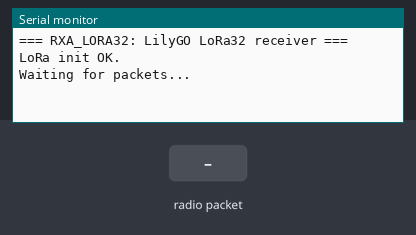
The sketch below on a simulated ESP32. Parts: the last lines printed to the serial monitor. The test bench sets the inputs (shaded band). No radio packets arrive unless stated.

Above: at 2.7 s.
2.8 s: radio packet "1" arrives
At 3.2 s:
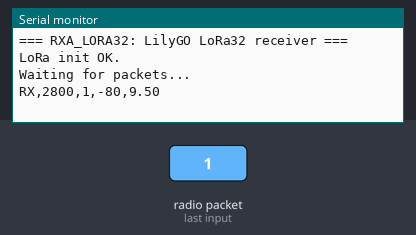
4.3 s: radio packet "0" arrives
At 5.5 s:
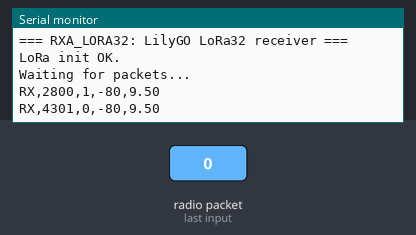
5.8 s: radio packet "2" arrives
At 6.7 s:
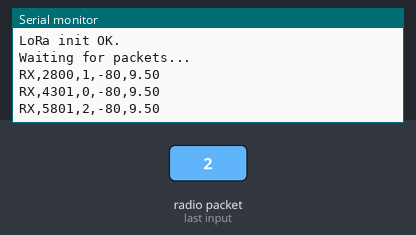

Measured:
- after the input at 2.8 s, the serial monitor: prints a new line at once (image 1)
- after the input at 4.3 s, the serial monitor: prints a new line at once (image 2)
- after the input at 5.8 s, the serial monitor: prints a new line at once (image 3)

The sketch:

first_radio_link_RX_A_LORA32.ino
```cpp
#include <SPI.h>
#include <LoRa.h>

// RXA: LilyGO LoRa32 / T3-style pin mapping
#define LORA_SCK   5
#define LORA_MISO 19
#define LORA_MOSI 27
#define LORA_SS   18
#define LORA_RST  14
#define LORA_DIO0 26

// North America / Canada ISM band
#define LORA_BAND 915E6

const char* RX_ID = "RXA_LORA32";
const char* RX_BOARD = "LilyGO LoRa32 receiver";

void setup() {
  Serial.begin(115200);
  delay(1500);

  Serial.println();
  Serial.print("=== ");
  Serial.print(RX_ID);
  Serial.print(": ");
  Serial.print(RX_BOARD);
  Serial.println(" ===");

  SPI.begin(LORA_SCK, LORA_MISO, LORA_MOSI, LORA_SS);
  LoRa.setPins(LORA_SS, LORA_RST, LORA_DIO0);

  if (!LoRa.begin(LORA_BAND)) {
    Serial.println("LoRa init failed. Check pins, antenna, and board type.");
    while (true) {
      delay(1000);
    }
  }


  Serial.println("LoRa init OK.");
  Serial.println("Waiting for packets...");
}

void loop() {
  int packetSize = LoRa.parsePacket();

  if (packetSize) {
    String payload = "";

    while (LoRa.available()) {
      payload += (char)LoRa.read();
    }

    Serial.print("RX,");
    Serial.print(millis());
    Serial.print(",");
    Serial.print(payload);
    Serial.print(",");
    Serial.print(LoRa.packetRssi());
    Serial.print(",");
    Serial.println(LoRa.packetSnr());
  }
}
```
